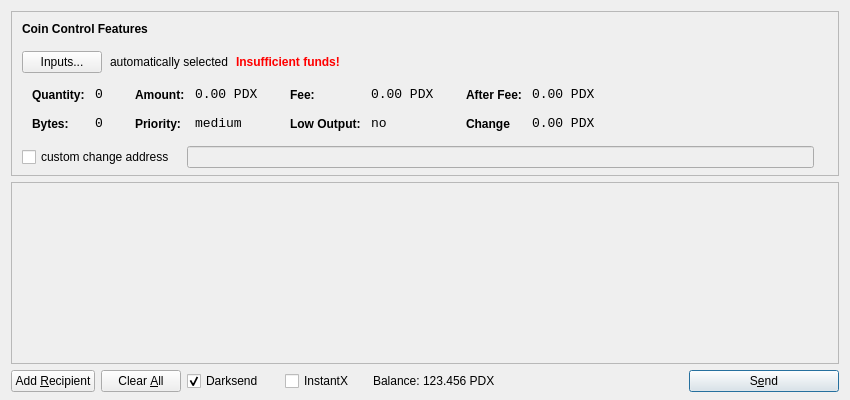
<?xml version="1.0" encoding="UTF-8"?>
<ui version="4.0">
 <class>SendCoinsDialog</class>
 <widget class="QDialog" name="SendCoinsDialog">
  <property name="geometry">
   <rect>
    <x>0</x>
    <y>0</y>
    <width>850</width>
    <height>400</height>
   </rect>
  </property>
  <property name="windowTitle">
   <string>Send Coins</string>
  </property>
  <layout class="QVBoxLayout" name="verticalLayout" stretch="0,1,0">
   <property name="bottomMargin">
    <number>8</number>
   </property>
   <item>
    <widget class="QFrame" name="frameCoinControl">
     <property name="sizePolicy">
      <sizepolicy hsizetype="Expanding" vsizetype="Expanding">
       <horstretch>0</horstretch>
       <verstretch>0</verstretch>
      </sizepolicy>
     </property>
     <property name="maximumSize">
      <size>
       <width>16777215</width>
       <height>16777215</height>
      </size>
     </property>
     <property name="frameShape">
      <enum>QFrame::StyledPanel</enum>
     </property>
     <property name="frameShadow">
      <enum>QFrame::Sunken</enum>
     </property>
     <layout class="QVBoxLayout" name="verticalLayoutCoinControl2">
      <property name="spacing">
       <number>6</number>
      </property>
      <property name="leftMargin">
       <number>0</number>
      </property>
      <property name="topMargin">
       <number>0</number>
      </property>
      <property name="rightMargin">
       <number>0</number>
      </property>
      <property name="bottomMargin">
       <number>6</number>
      </property>
      <item>
       <layout class="QVBoxLayout" name="verticalLayoutCoinControl" stretch="0,0,0,0,1">
        <property name="spacing">
         <number>0</number>
        </property>
        <property name="leftMargin">
         <number>10</number>
        </property>
        <property name="topMargin">
         <number>10</number>
        </property>
        <item>
         <layout class="QHBoxLayout" name="horizontalLayoutCoinControl1">
          <property name="bottomMargin">
           <number>15</number>
          </property>
          <item>
           <widget class="QLabel" name="labelCoinControlFeatures">
            <property name="sizePolicy">
             <sizepolicy hsizetype="Preferred" vsizetype="Maximum">
              <horstretch>0</horstretch>
              <verstretch>0</verstretch>
             </sizepolicy>
            </property>
            <property name="font">
             <font>
              <weight>75</weight>
              <bold>true</bold>
             </font>
            </property>
            <property name="styleSheet">
             <string notr="true">font-weight:bold;</string>
            </property>
            <property name="text">
             <string>Coin Control Features</string>
            </property>
           </widget>
          </item>
         </layout>
        </item>
        <item>
         <layout class="QHBoxLayout" name="horizontalLayoutCoinControl2" stretch="0,0,0,0">
          <property name="spacing">
           <number>8</number>
          </property>
          <property name="bottomMargin">
           <number>10</number>
          </property>
          <item>
           <widget class="QPushButton" name="pushButtonCoinControl">
            <property name="styleSheet">
             <string notr="true"/>
            </property>
            <property name="text">
             <string>Inputs...</string>
            </property>
           </widget>
          </item>
          <item>
           <widget class="QLabel" name="labelCoinControlAutomaticallySelected">
            <property name="text">
             <string>automatically selected</string>
            </property>
            <property name="margin">
             <number>5</number>
            </property>
           </widget>
          </item>
          <item>
           <widget class="QLabel" name="labelCoinControlInsuffFunds">
            <property name="font">
             <font>
              <weight>75</weight>
              <bold>true</bold>
             </font>
            </property>
            <property name="styleSheet">
             <string notr="true">color:red;font-weight:bold;</string>
            </property>
            <property name="text">
             <string>Insufficient funds!</string>
            </property>
            <property name="margin">
             <number>5</number>
            </property>
           </widget>
          </item>
          <item>
           <spacer name="horizontalSpacerCoinControl">
            <property name="orientation">
             <enum>Qt::Horizontal</enum>
            </property>
            <property name="sizeHint" stdset="0">
             <size>
              <width>40</width>
              <height>1</height>
             </size>
            </property>
           </spacer>
          </item>
         </layout>
        </item>
        <item>
         <widget class="QWidget" name="widgetCoinControl" native="true">
          <property name="sizePolicy">
           <sizepolicy hsizetype="Preferred" vsizetype="Preferred">
            <horstretch>0</horstretch>
            <verstretch>0</verstretch>
           </sizepolicy>
          </property>
          <property name="minimumSize">
           <size>
            <width>0</width>
            <height>0</height>
           </size>
          </property>
          <property name="styleSheet">
           <string notr="true"/>
          </property>
          <layout class="QHBoxLayout" name="horizontalLayoutCoinControl5">
           <property name="leftMargin">
            <number>0</number>
           </property>
           <property name="topMargin">
            <number>0</number>
           </property>
           <property name="rightMargin">
            <number>0</number>
           </property>
           <property name="bottomMargin">
            <number>0</number>
           </property>
           <item>
            <layout class="QHBoxLayout" name="horizontalLayoutCoinControl3" stretch="0,0,0,1">
             <property name="spacing">
              <number>20</number>
             </property>
             <property name="topMargin">
              <number>0</number>
             </property>
             <property name="bottomMargin">
              <number>10</number>
             </property>
             <item>
              <layout class="QFormLayout" name="formLayoutCoinControl1">
               <property name="horizontalSpacing">
                <number>10</number>
               </property>
               <property name="verticalSpacing">
                <number>14</number>
               </property>
               <property name="leftMargin">
                <number>10</number>
               </property>
               <property name="topMargin">
                <number>4</number>
               </property>
               <property name="rightMargin">
                <number>6</number>
               </property>
               <item row="0" column="0">
                <widget class="QLabel" name="labelCoinControlQuantityText">
                 <property name="styleSheet">
                  <string notr="true">font-weight:bold;</string>
                 </property>
                 <property name="text">
                  <string>Quantity:</string>
                 </property>
                 <property name="margin">
                  <number>0</number>
                 </property>
                </widget>
               </item>
               <item row="0" column="1">
                <widget class="QLabel" name="labelCoinControlQuantity">
                 <property name="font">
                  <font>
                   <family>Monospace</family>
                   <pointsize>10</pointsize>
                  </font>
                 </property>
                 <property name="cursor">
                  <cursorShape>IBeamCursor</cursorShape>
                 </property>
                 <property name="contextMenuPolicy">
                  <enum>Qt::ActionsContextMenu</enum>
                 </property>
                 <property name="text">
                  <string>0</string>
                 </property>
                 <property name="margin">
                  <number>0</number>
                 </property>
                 <property name="textInteractionFlags">
                  <set>Qt::LinksAccessibleByMouse|Qt::TextSelectableByKeyboard|Qt::TextSelectableByMouse</set>
                 </property>
                </widget>
               </item>
               <item row="1" column="0">
                <widget class="QLabel" name="labelCoinControlBytesText">
                 <property name="styleSheet">
                  <string notr="true">font-weight:bold;</string>
                 </property>
                 <property name="text">
                  <string>Bytes:</string>
                 </property>
                </widget>
               </item>
               <item row="1" column="1">
                <widget class="QLabel" name="labelCoinControlBytes">
                 <property name="font">
                  <font>
                   <family>Monospace</family>
                   <pointsize>10</pointsize>
                  </font>
                 </property>
                 <property name="cursor">
                  <cursorShape>IBeamCursor</cursorShape>
                 </property>
                 <property name="contextMenuPolicy">
                  <enum>Qt::ActionsContextMenu</enum>
                 </property>
                 <property name="text">
                  <string>0</string>
                 </property>
                 <property name="textInteractionFlags">
                  <set>Qt::LinksAccessibleByMouse|Qt::TextSelectableByKeyboard|Qt::TextSelectableByMouse</set>
                 </property>
                </widget>
               </item>
              </layout>
             </item>
             <item>
              <layout class="QFormLayout" name="formLayoutCoinControl2">
               <property name="horizontalSpacing">
                <number>10</number>
               </property>
               <property name="verticalSpacing">
                <number>14</number>
               </property>
               <property name="leftMargin">
                <number>6</number>
               </property>
               <property name="topMargin">
                <number>4</number>
               </property>
               <property name="rightMargin">
                <number>6</number>
               </property>
               <item row="0" column="0">
                <widget class="QLabel" name="labelCoinControlAmountText">
                 <property name="styleSheet">
                  <string notr="true">font-weight:bold;</string>
                 </property>
                 <property name="text">
                  <string>Amount:</string>
                 </property>
                 <property name="margin">
                  <number>0</number>
                 </property>
                </widget>
               </item>
               <item row="0" column="1">
                <widget class="QLabel" name="labelCoinControlAmount">
                 <property name="font">
                  <font>
                   <family>Monospace</family>
                   <pointsize>10</pointsize>
                  </font>
                 </property>
                 <property name="cursor">
                  <cursorShape>IBeamCursor</cursorShape>
                 </property>
                 <property name="contextMenuPolicy">
                  <enum>Qt::ActionsContextMenu</enum>
                 </property>
                 <property name="text">
                  <string>0.00 PDX</string>
                 </property>
                 <property name="textInteractionFlags">
                  <set>Qt::LinksAccessibleByMouse|Qt::TextSelectableByKeyboard|Qt::TextSelectableByMouse</set>
                 </property>
                </widget>
               </item>
               <item row="1" column="0">
                <widget class="QLabel" name="labelCoinControlPriorityText">
                 <property name="styleSheet">
                  <string notr="true">font-weight:bold;</string>
                 </property>
                 <property name="text">
                  <string>Priority:</string>
                 </property>
                </widget>
               </item>
               <item row="1" column="1">
                <widget class="QLabel" name="labelCoinControlPriority">
                 <property name="font">
                  <font>
                   <family>Monospace</family>
                   <pointsize>10</pointsize>
                  </font>
                 </property>
                 <property name="cursor">
                  <cursorShape>IBeamCursor</cursorShape>
                 </property>
                 <property name="contextMenuPolicy">
                  <enum>Qt::ActionsContextMenu</enum>
                 </property>
                 <property name="text">
                  <string>medium</string>
                 </property>
                 <property name="textInteractionFlags">
                  <set>Qt::LinksAccessibleByMouse|Qt::TextSelectableByKeyboard|Qt::TextSelectableByMouse</set>
                 </property>
                </widget>
               </item>
              </layout>
             </item>
             <item>
              <layout class="QFormLayout" name="formLayoutCoinControl3">
               <property name="horizontalSpacing">
                <number>10</number>
               </property>
               <property name="verticalSpacing">
                <number>14</number>
               </property>
               <property name="leftMargin">
                <number>6</number>
               </property>
               <property name="topMargin">
                <number>4</number>
               </property>
               <property name="rightMargin">
                <number>6</number>
               </property>
               <item row="0" column="0">
                <widget class="QLabel" name="labelCoinControlFeeText">
                 <property name="styleSheet">
                  <string notr="true">font-weight:bold;</string>
                 </property>
                 <property name="text">
                  <string>Fee:</string>
                 </property>
                 <property name="margin">
                  <number>0</number>
                 </property>
                </widget>
               </item>
               <item row="0" column="1">
                <widget class="QLabel" name="labelCoinControlFee">
                 <property name="font">
                  <font>
                   <family>Monospace</family>
                   <pointsize>10</pointsize>
                  </font>
                 </property>
                 <property name="cursor">
                  <cursorShape>IBeamCursor</cursorShape>
                 </property>
                 <property name="contextMenuPolicy">
                  <enum>Qt::ActionsContextMenu</enum>
                 </property>
                 <property name="text">
                  <string>0.00 PDX</string>
                 </property>
                 <property name="textInteractionFlags">
                  <set>Qt::LinksAccessibleByMouse|Qt::TextSelectableByKeyboard|Qt::TextSelectableByMouse</set>
                 </property>
                </widget>
               </item>
               <item row="1" column="0">
                <widget class="QLabel" name="labelCoinControlLowOutputText">
                 <property name="styleSheet">
                  <string notr="true">font-weight:bold;</string>
                 </property>
                 <property name="text">
                  <string>Low Output:</string>
                 </property>
                </widget>
               </item>
               <item row="1" column="1">
                <widget class="QLabel" name="labelCoinControlLowOutput">
                 <property name="font">
                  <font>
                   <family>Monospace</family>
                   <pointsize>10</pointsize>
                  </font>
                 </property>
                 <property name="cursor">
                  <cursorShape>IBeamCursor</cursorShape>
                 </property>
                 <property name="contextMenuPolicy">
                  <enum>Qt::ActionsContextMenu</enum>
                 </property>
                 <property name="text">
                  <string>no</string>
                 </property>
                 <property name="textInteractionFlags">
                  <set>Qt::LinksAccessibleByMouse|Qt::TextSelectableByKeyboard|Qt::TextSelectableByMouse</set>
                 </property>
                </widget>
               </item>
              </layout>
             </item>
             <item>
              <layout class="QFormLayout" name="formLayoutCoinControl4">
               <property name="horizontalSpacing">
                <number>10</number>
               </property>
               <property name="verticalSpacing">
                <number>14</number>
               </property>
               <property name="leftMargin">
                <number>6</number>
               </property>
               <property name="topMargin">
                <number>4</number>
               </property>
               <property name="rightMargin">
                <number>6</number>
               </property>
               <item row="0" column="0">
                <widget class="QLabel" name="labelCoinControlAfterFeeText">
                 <property name="styleSheet">
                  <string notr="true">font-weight:bold;</string>
                 </property>
                 <property name="text">
                  <string>After Fee:</string>
                 </property>
                 <property name="margin">
                  <number>0</number>
                 </property>
                </widget>
               </item>
               <item row="0" column="1">
                <widget class="QLabel" name="labelCoinControlAfterFee">
                 <property name="font">
                  <font>
                   <family>Monospace</family>
                   <pointsize>10</pointsize>
                  </font>
                 </property>
                 <property name="cursor">
                  <cursorShape>IBeamCursor</cursorShape>
                 </property>
                 <property name="contextMenuPolicy">
                  <enum>Qt::ActionsContextMenu</enum>
                 </property>
                 <property name="text">
                  <string>0.00 PDX</string>
                 </property>
                 <property name="textInteractionFlags">
                  <set>Qt::LinksAccessibleByMouse|Qt::TextSelectableByKeyboard|Qt::TextSelectableByMouse</set>
                 </property>
                </widget>
               </item>
               <item row="1" column="0">
                <widget class="QLabel" name="labelCoinControlChangeText">
                 <property name="styleSheet">
                  <string notr="true">font-weight:bold;</string>
                 </property>
                 <property name="text">
                  <string>Change</string>
                 </property>
                </widget>
               </item>
               <item row="1" column="1">
                <widget class="QLabel" name="labelCoinControlChange">
                 <property name="font">
                  <font>
                   <family>Monospace</family>
                   <pointsize>10</pointsize>
                  </font>
                 </property>
                 <property name="cursor">
                  <cursorShape>IBeamCursor</cursorShape>
                 </property>
                 <property name="contextMenuPolicy">
                  <enum>Qt::ActionsContextMenu</enum>
                 </property>
                 <property name="text">
                  <string>0.00 PDX</string>
                 </property>
                 <property name="textInteractionFlags">
                  <set>Qt::LinksAccessibleByMouse|Qt::TextSelectableByKeyboard|Qt::TextSelectableByMouse</set>
                 </property>
                </widget>
               </item>
              </layout>
             </item>
            </layout>
           </item>
          </layout>
         </widget>
        </item>
        <item>
         <layout class="QHBoxLayout" name="horizontalLayoutCoinControl4" stretch="0,0,0">
          <property name="spacing">
           <number>12</number>
          </property>
          <property name="sizeConstraint">
           <enum>QLayout::SetDefaultConstraint</enum>
          </property>
          <property name="topMargin">
           <number>5</number>
          </property>
          <property name="rightMargin">
           <number>5</number>
          </property>
          <item>
           <widget class="QCheckBox" name="checkBoxCoinControlChange">
            <property name="text">
             <string>custom change address</string>
            </property>
           </widget>
          </item>
          <item>
           <widget class="QLineEdit" name="lineEditCoinControlChange">
            <property name="enabled">
             <bool>false</bool>
            </property>
            <property name="sizePolicy">
             <sizepolicy hsizetype="Expanding" vsizetype="Fixed">
              <horstretch>0</horstretch>
              <verstretch>0</verstretch>
             </sizepolicy>
            </property>
           </widget>
          </item>
          <item>
           <widget class="QLabel" name="labelCoinControlChangeLabel">
            <property name="sizePolicy">
             <sizepolicy hsizetype="Preferred" vsizetype="Expanding">
              <horstretch>0</horstretch>
              <verstretch>0</verstretch>
             </sizepolicy>
            </property>
            <property name="minimumSize">
             <size>
              <width>0</width>
              <height>0</height>
             </size>
            </property>
            <property name="text">
             <string/>
            </property>
            <property name="margin">
             <number>3</number>
            </property>
           </widget>
          </item>
         </layout>
        </item>
        <item>
         <spacer name="verticalSpacerCoinControl">
          <property name="orientation">
           <enum>Qt::Vertical</enum>
          </property>
          <property name="sizeHint" stdset="0">
           <size>
            <width>800</width>
            <height>1</height>
           </size>
          </property>
         </spacer>
        </item>
       </layout>
      </item>
     </layout>
    </widget>
   </item>
   <item>
    <widget class="QScrollArea" name="scrollArea">
     <property name="widgetResizable">
      <bool>true</bool>
     </property>
     <widget class="QWidget" name="scrollAreaWidgetContents">
      <property name="geometry">
       <rect>
        <x>0</x>
        <y>0</y>
        <width>830</width>
        <height>172</height>
       </rect>
      </property>
      <layout class="QVBoxLayout" name="verticalLayout_2">
       <property name="leftMargin">
        <number>0</number>
       </property>
       <property name="topMargin">
        <number>0</number>
       </property>
       <property name="rightMargin">
        <number>0</number>
       </property>
       <property name="bottomMargin">
        <number>0</number>
       </property>
       <item>
        <layout class="QVBoxLayout" name="entries">
         <property name="spacing">
          <number>6</number>
         </property>
        </layout>
       </item>
       <item>
        <spacer name="verticalSpacer">
         <property name="orientation">
          <enum>Qt::Vertical</enum>
         </property>
         <property name="sizeHint" stdset="0">
          <size>
           <width>20</width>
           <height>40</height>
          </size>
         </property>
        </spacer>
       </item>
      </layout>
     </widget>
    </widget>
   </item>
   <item>
    <layout class="QHBoxLayout" name="horizontalLayout">
     <item>
      <widget class="QPushButton" name="addButton">
       <property name="toolTip">
        <string>Send to multiple recipients at once</string>
       </property>
       <property name="text">
        <string>Add &amp;Recipient</string>
       </property>
       <property name="autoDefault">
        <bool>false</bool>
       </property>
      </widget>
     </item>
     <item>
      <widget class="QPushButton" name="clearButton">
       <property name="sizePolicy">
        <sizepolicy hsizetype="Minimum" vsizetype="Fixed">
         <horstretch>0</horstretch>
         <verstretch>0</verstretch>
        </sizepolicy>
       </property>
       <property name="toolTip">
        <string>Remove all transaction fields</string>
       </property>
       <property name="text">
        <string>Clear &amp;All</string>
       </property>
       <property name="autoRepeatDelay">
        <number>300</number>
       </property>
       <property name="autoDefault">
        <bool>false</bool>
       </property>
      </widget>
     </item>
     <item>
      <layout class="QHBoxLayout" name="horizontalLayout_2">
       <property name="spacing">
        <number>3</number>
       </property>
       <item>
        <widget class="QCheckBox" name="checkUseDarksend">
         <property name="minimumSize">
          <size>
           <width>95</width>
           <height>0</height>
          </size>
         </property>
         <property name="text">
          <string>Darksend</string>
         </property>
         <property name="checked">
          <bool>true</bool>
         </property>
        </widget>
       </item>
       <item>
        <widget class="QCheckBox" name="checkInstantX">
         <property name="enabled">
          <bool>true</bool>
         </property>
         <property name="minimumSize">
          <size>
           <width>85</width>
           <height>0</height>
          </size>
         </property>
         <property name="text">
          <string>InstantX</string>
         </property>
        </widget>
       </item>
       <item>
        <widget class="QLabel" name="label">
         <property name="sizePolicy">
          <sizepolicy hsizetype="Preferred" vsizetype="Fixed">
           <horstretch>0</horstretch>
           <verstretch>0</verstretch>
          </sizepolicy>
         </property>
         <property name="text">
          <string>Balance:</string>
         </property>
        </widget>
       </item>
       <item>
        <widget class="QLabel" name="labelBalance">
         <property name="sizePolicy">
          <sizepolicy hsizetype="Preferred" vsizetype="Fixed">
           <horstretch>0</horstretch>
           <verstretch>0</verstretch>
          </sizepolicy>
         </property>
         <property name="cursor">
          <cursorShape>IBeamCursor</cursorShape>
         </property>
         <property name="text">
          <string>123.456 PDX</string>
         </property>
         <property name="textInteractionFlags">
          <set>Qt::LinksAccessibleByMouse|Qt::TextSelectableByKeyboard|Qt::TextSelectableByMouse</set>
         </property>
        </widget>
       </item>
      </layout>
     </item>
     <item>
      <spacer name="horizontalSpacer">
       <property name="orientation">
        <enum>Qt::Horizontal</enum>
       </property>
       <property name="sizeHint" stdset="0">
        <size>
         <width>40</width>
         <height>20</height>
        </size>
       </property>
      </spacer>
     </item>
     <item>
      <widget class="QPushButton" name="sendButton">
       <property name="minimumSize">
        <size>
         <width>150</width>
         <height>0</height>
        </size>
       </property>
       <property name="toolTip">
        <string>Confirm the send action</string>
       </property>
       <property name="text">
        <string>S&amp;end</string>
       </property>
       <property name="icon">
        <iconset>
         <normaloff>:/icons/send</normaloff>:/icons/send</iconset>
       </property>
       <property name="default">
        <bool>true</bool>
       </property>
      </widget>
     </item>
    </layout>
   </item>
  </layout>
 </widget>
 <resources/>
 <connections/>
</ui>
